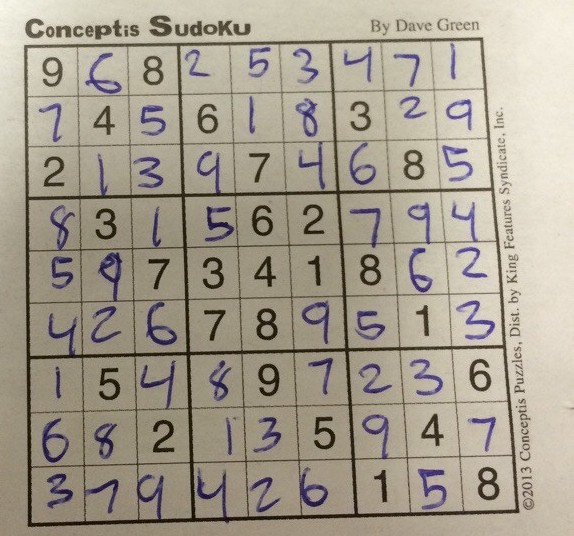
#> input picture Image Processing/Lab 7/sudoku.jpg, 574 x 536 px
$ jupyter execute C22388703_Features_2.ipynb
#> lines starting #> are read from the running program, lines starting #| are printed output that depends on the picture; after the words box and inside, x2 and y2 are one past the last pixel; in counts of white or black regions, pixels touching at a corner belong together
# Features 2
### Finding corners and interesting parts of the image.

1. Open “Sudoku.jpg”;
2. Create a Harris corner image for this image;
3. Use Shi-Tomasi to find the location of the strongest corners.
Advanced Task:
Plot the Shi-Tomasi corners on the Harris image.

[cell 1]
import cv2 as cv2
import numpy as np
from matplotlib import pyplot as plt
from matplotlib import image as image
import math

I = cv2.imread("sudoku.jpg")
#> I is the input picture: shape (536, 574, 3); mean B, G, R 142.9, 157.7, 166

I = cv2.cvtColor(I, cv2.COLOR_BGR2RGB)
Original = I.copy()

plt.imshow(I)
plt.axis('off')

[cell 2]
G = cv2.cvtColor(I, cv2.COLOR_RGB2GRAY)
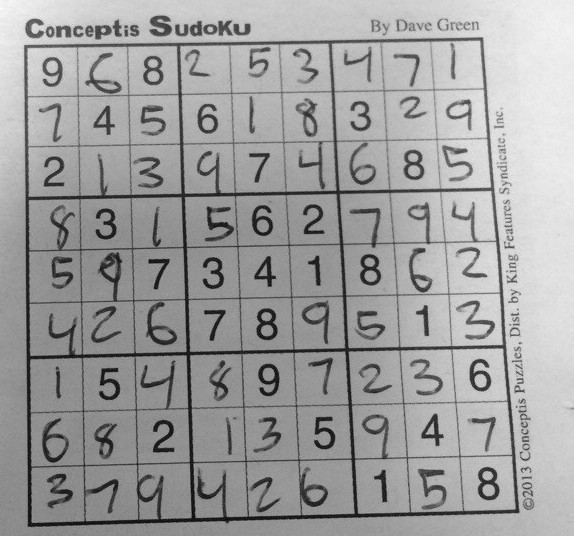
#> G: shape (536, 574); min 5, max 250, mean 158.5

H = cv2.cornerHarris(G,blockSize=5,ksize=3,k=0.04)
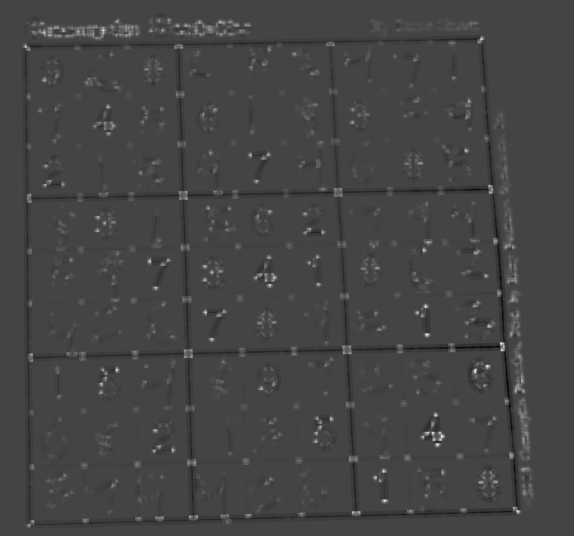
#> H: shape (536, 574) float32; min -0.00132, max 0.00359, mean 6.51e-06; drawn with min black and max white

Corners = cv2.goodFeaturesToTrack(G,maxCorners=100, qualityLevel=0.1,minDistance=10)
#> Corners = 100 rows, first 8: [426, 433], [488, 366], [486, 276], [442, 436], [375, 477], [309, 229], [274, 277], [427, 334]

print(Corners)
#> (printed output is left out)

for i in Corners:
    x, y = i.ravel()
    cv2.circle(img = H, center = (int(x),int(y)), radius = 1, color = (255,0,0), thickness = 10)
#> this loop made 100 passes
#> (x, y) on passes 1 to 12: (426, 433), (488, 366), (486, 276), (442, 436), (375, 477), (309, 229), (274, 277), (427, 334), (474, 372), (495, 241), (248, 515), (319, 427)
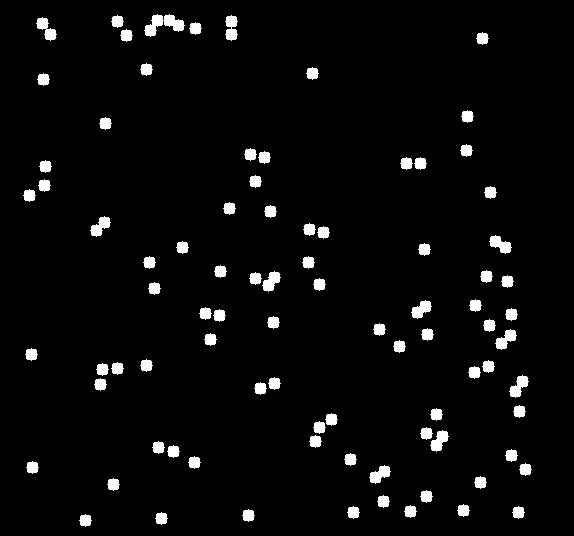
#> H: shape (536, 574) float32; 3.91% of pixels changed, all inside (x1, y1, x2, y2) = (23, 14, 532, 527); drawn with min black and max white

plt.imshow(H)
plt.axis('off')
